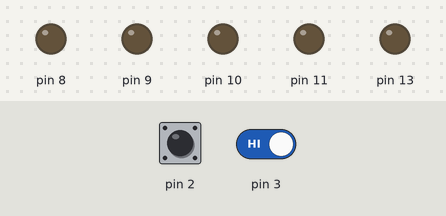
The program below on a simulated Arduino Uno, built with avr-gcc and run on an emulated ATmega328P. On the bench: output pins drawn as LEDs (lit = HIGH). The inputs (shaded band) are chosen by the test bench; at power-on: pin 3 HIGH, pin 2 HIGH.

Above: at 5.0 s.
5.1 s: pin 3 driven LOW
At 5.9 s:
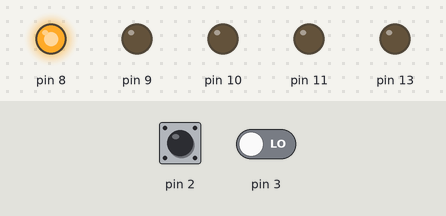
6.7 s: pin 2 driven LOW
At 7.1 s:
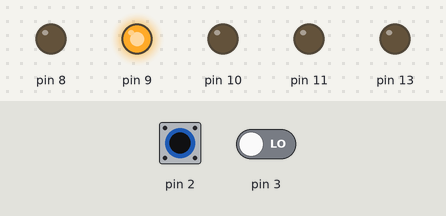
8.2 s: pin 2 pulsed HIGH 5 times (0.12 s each, 0.3 s apart)
At 10.6 s:
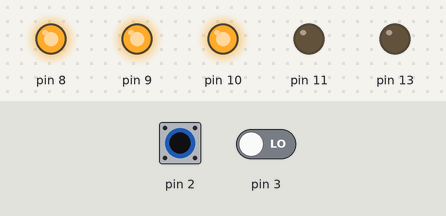
11.2 s: pin 2 pulsed HIGH 2 times (0.12 s each, 0.3 s apart)
At 12.1 s:
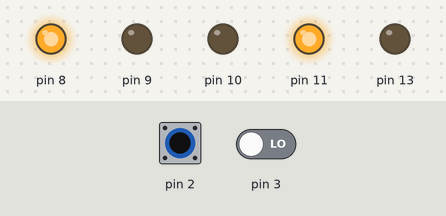
Timing chart, 0 to 14.2 s (numbered marks = the images above; inputs shaded):
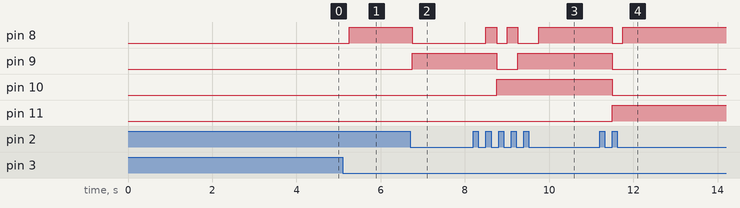

The program:

main.cpp
```cpp
#include <Arduino.h>
#include "Encoder.c"
#define set_bit(reg, bit) reg |= (1 << bit)
#define clear_bit(reg, bit) reg &= ~(1 << bit)
// put function declarations here:

uint16_t time;
int16_t angle = 10;
int main()
{
  timer1();
  initInterrupts();
  sei();
  set_bit(DDRB, PB5);
  set_bit(DDRB, PB0);
  set_bit(DDRB, PB1);
  set_bit(DDRB, PB2);
  set_bit(DDRB, PB3);
  uint8_t cont=0;
  while (1)
  {
    if (time >= 250)
    {
      time = 0;
      if (angle > 1000)
      {
        angle = 1000;
        if(cont < 0b00001111)
          cont++;

      }
      if (angle < 1000)
      {
        angle = 1000;
        if (cont > 0)
          cont--;
      }
      PORTB=(PORTB & 0b11110000) + cont;
    }
    _delay_ms(1);
  }

}
ISR(TIMER1_COMPA_vect)
{
  time++;
}
ISR(INT0_vect) // me interrumpio el PD2
{
  (PIND & 0b00001000) ? angle-- : angle++; // le pregunto el estado al PD3
}

ISR(INT1_vect) // me interrumpio el PD3
{
  (PIND & 0b00000100) ? angle++ : angle--; // le pregunto el estado al PD2
}
```

Measured:
- after the input at 5.1 s, pin 8: LOW → HIGH after 0.15 s
- after the input at 6.7 s, pin 8: HIGH → LOW after 0.05 s; pin 9: LOW → HIGH after 0.05 s
- after the input at 8.2 s, pin 8: goes HIGH 0.25 s, LOW 0.25 s, HIGH 0.25 s, LOW 0.50 s, then HIGH, starting after 0.30 s; pin 9: HIGH → LOW after 0.55 s, → HIGH 0.50 s later; pin 10: LOW → HIGH after 0.55 s
- after the input at 11.2 s, pin 8: HIGH → LOW after 0.30 s, → HIGH 0.25 s later; pin 9, pin 10: HIGH → LOW after 0.30 s; pin 11: LOW → HIGH after 0.30 s
